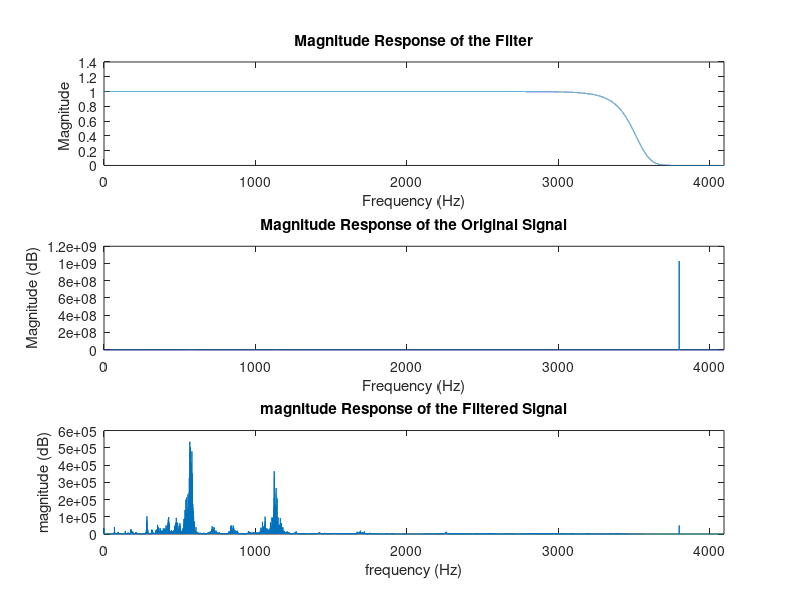
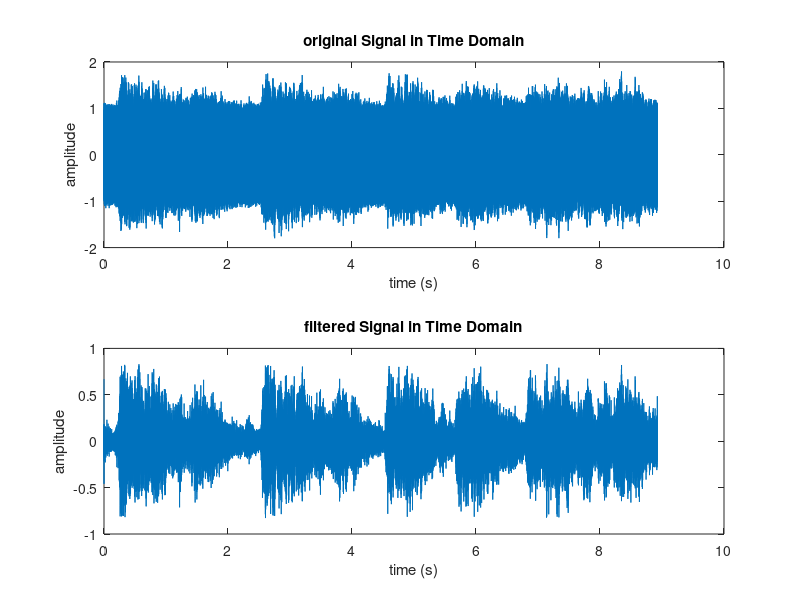

Write MATLAB code to recreate these figures, in order. (Note: this script raises an error after producing the figures.)
% load the signals
sig = load('sig_2.mat');
Fs = sig.Fs;
Nz = length(sig.z);

% compute the Fourier Transform of Z, then shift acordingly.
Z = fft(sig.z);
Z_shifted = fftshift(Z);
magnitudeZ = abs(Z_shifted);
% create frequency vector to sample Z
fz = (-Nz/2:Nz/2-1) * (Fs / Nz);

% parameters of the digital filter as calculated in the word document
N = 4;
Omega_0 = 4.72; % rad/sec

% define frequency points for evaluation
omega = linspace(-pi, pi, Nz); % frequency points in the discrete-time domain
% map discrete-time frequencies to z-plane
z = exp(1j*omega);

% map z-plane to s-plane using bilinear transform
s = (z - 1) ./ (z + 1);
% initialize H(s) for the given frequency points, for the following product
H_s = 1;

% evaluate H(s) at the given frequency points, thus building the neccessary filter.                  
for k = 0:N-1
    sk = Omega_0 *exp(1j * pi * (2 * k + 1 + N) / (2 * N));
    H_s = H_s .* (-sk) ./ (s - sk);
end

% absolute squared value of H_s as required
H_s_mag = abs(H_s).^2;

% filter Z in frequency domain using our filter
Z_filtered = Z_shifted .* H_s_mag.';

% convert back to time domain to listen to the audio
z_filtered = real(ifft(ifftshift(Z_filtered)));

% plot frequency responses
figure;
subplot(3, 1, 1);
plot(omega * Fs / (2*pi), H_s_mag.^2);
title('Magnitude Response of the Filter');
xlabel('Frequency (Hz)');
ylabel('Magnitude ');
xlim([0, Fs/2]); % the filter is symmetrical, so itll look mirrored in [-Fs/2, 0]


%in dB
subplot(3, 1, 2);
plot(fz, abs(magnitudeZ).^2);
title('Magnitude Response of the Original Signal');
xlabel('Frequency (Hz)');
ylabel('Magnitude (dB)');
xlim([0, Fs/2]);

subplot(3, 1, 3);
plot(fz, abs(Z_filtered).^2);
title('magnitude Response of the Filtered Signal');
xlabel('frequency (Hz)');
ylabel('magnitude (dB)');
xlim([0, Fs/2]);

% plot time domain signals for comparasion and check filtering quality
figure;
subplot(2,1,1);
plot((0:Nz-1)/Fs, sig.z);
title('original Signal in Time Domain');
xlabel('time (s)');
ylabel('amplitude');

subplot(2,1,2);
plot((0:Nz-1)/Fs, z_filtered);
title('filtered Signal in Time Domain');
xlabel('time (s)');
ylabel('amplitude');


%play the audio of the new filtered Z.
playerObj = audioplayer(z_filtered,Fs);
start = 1;
stop = playerObj.SampleRate *3;
play(playerObj,[start,stop])